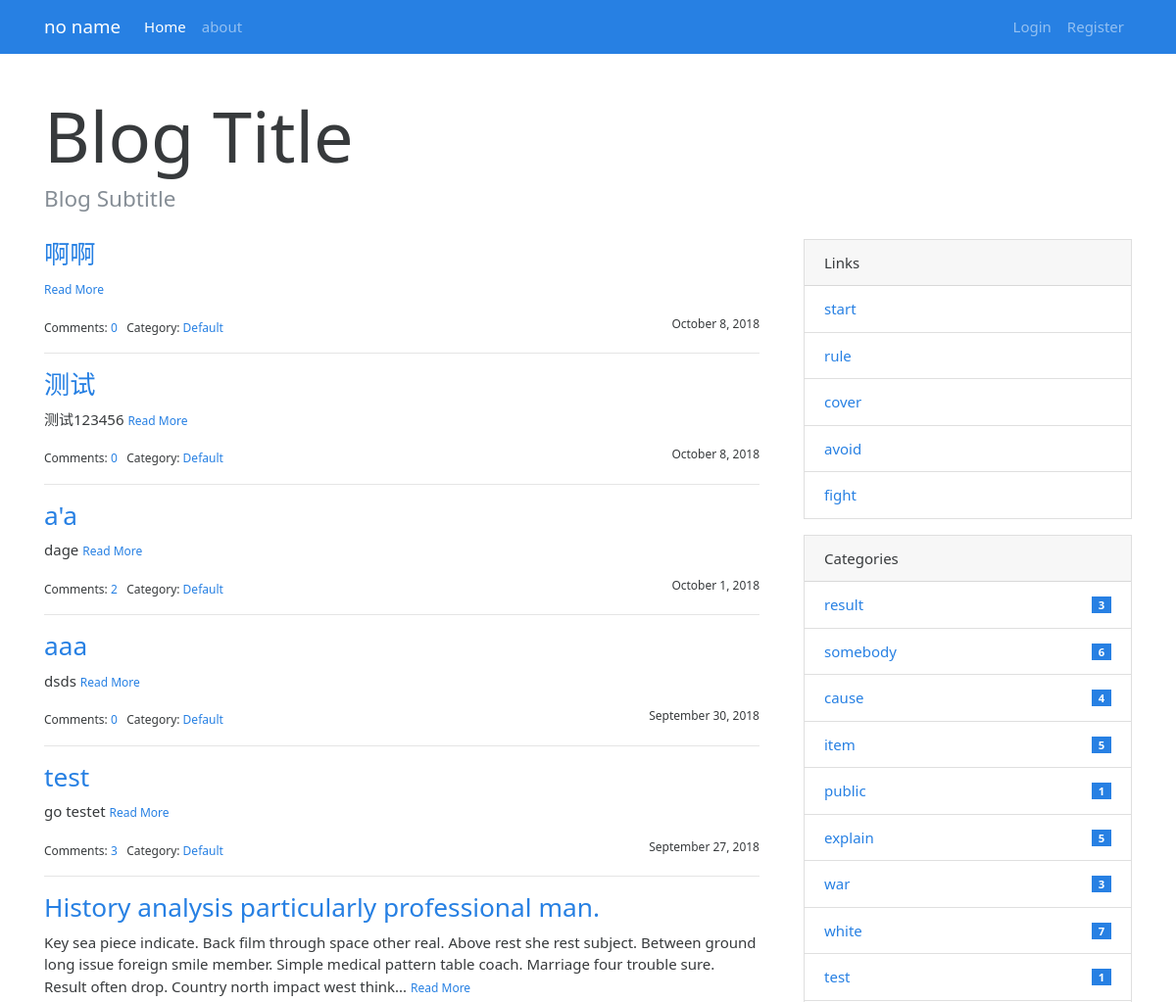
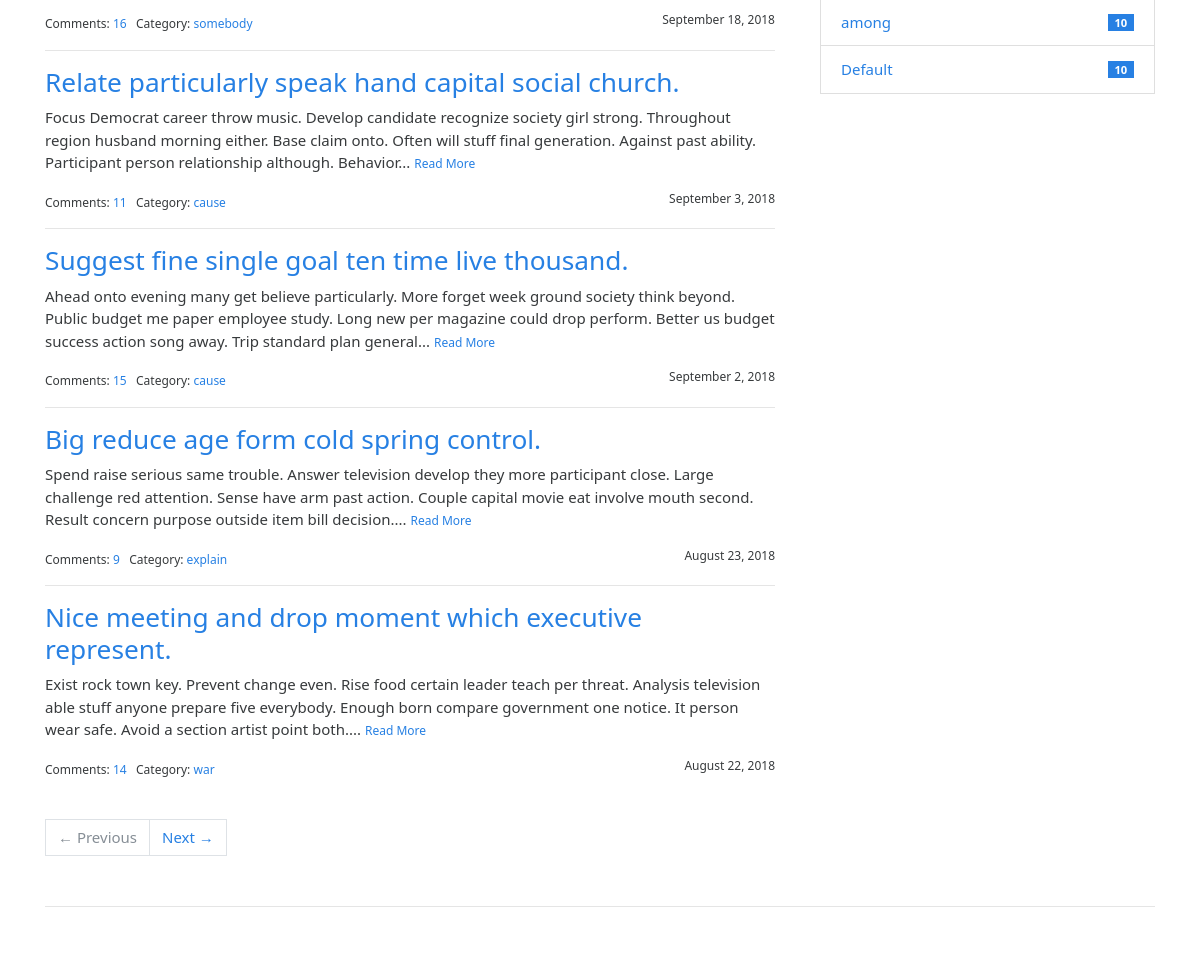
The page / on the database its author committed (2 pictures, top to bottom).
### newblog/models.py (models this page shows, shortened)
class Post(db.Model):
    __tablename__ = 'posts'
    id = db.Column(db.Integer, primary_key=True)
    title = db.Column(db.String(60))
    body = db.Column(db.Text)
    timestamp = db.Column(db.DateTime, default=datetime.utcnow)
    can_comment = db.Column(db.Boolean, default=True)
    category_id = db.Column(db.Integer, db.ForeignKey('category.id'))
    author_id = db.Column(db.Integer, db.ForeignKey('users.id'))
    category = db.relationship('Category', back_populates='posts')
    author = db.relationship('User', back_populates='posts')
    comments = db.relationship('Comment', back_populates='post', cascade='all')

class Category(db.Model):
    id = db.Column(db.Integer, primary_key=True)
    name = db.Column(db.String(30), unique=True)
    posts = db.relationship('Post', back_populates='category')

class User(UserMixin, db.Model):
    __tablename__ = 'users'
    id = db.Column(db.Integer, primary_key=True)
    username = db.Column(db.String(64), unique=True, index=True)
    role_id = db.Column(db.Integer, db.ForeignKey('roles.id'))
    email = db.Column(db.String(64), unique=True, index=True)
    password_hash = db.Column(db.String(128))
    member_since = db.Column(db.DateTime(), default=datetime.utcnow())
    last_seen = db.Column(db.DateTime(), default=datetime.utcnow())
    confirmed = db.Column(db.Boolean, default=False)
    posts = db.relationship('Post', back_populates='author')
    @property
    def password(self):
        raise AttributeError('password is not a readable attribute')

### newblog/blueprint/main.py (the view)
@main.route('/')
def index():
    page = request.args.get('page', 1, type=int)
    per_page = current_app.config['NEWBLOG_POST_PER_PAGE']
    pagination = Post.query.order_by(Post.timestamp.desc()).paginate(page, per_page=per_page)
    posts = pagination.items
    return render_template('main/index.html', pagination=pagination, posts=posts)

### newblog/__init__.py (called while the page is built)
def register_template_context(app):
    @app.context_processor
    def make_template_context():
        categories = Category.query.order_by(Category.id.desc())
        role = Role.query.filter_by(name='Editor').first()
        editors = User.query.filter_by(role=role)
        unread_comments = False;
        if current_user.is_authenticated:
            unread_comments = Comment.query.join(Post, Post.id == Comment.post_id).filter(
                Post.author_id == current_user.id, Comment.reviewed == False).count()
        permission = Permission()
        return dict(categories=categories, editors=editors, Permission=permission, unread_comments=unread_comments)

### newblog/blueprint/auth.py (called while the page is built)
@auth.before_app_request
def before_request():
    if current_user.is_authenticated \
            and not current_user.confirmed \
            and request.endpoint \
            and request.blueprint != 'auth' \
            and request.endpoint != 'static':
        return redirect(url_for('auth.unconfirmed'))

### newblog/models.py (called while the page is built)
    def can(self, permissions):
        return False

### newblog/templates/main/index.html (shortened to what this page needs)
{% extends 'base.html' %}
{% from 'bootstrap/pagination.html' import render_pager %}
{% block content %}
    <div class="page-header">
        <h1 class="display-3">Blog Title</h1>
        <h4 class="text-muted">Blog Subtitle</h4>
    </div>
    <div class="row">
        <div class="col-sm-8">
            {% include 'main/_posts.html' %}
            {% if posts %}
                <div class="page-footer">{{ render_pager(pagination) }}</div>
            {% endif %}
        </div>
        <div class="col-sm-4 sidebar">
            {% include 'main/_sidebar.html' %}
        </div>
{% endblock %}

### newblog/templates/main/_posts.html (shortened to what this page needs)
{% if posts %}
    {% for post in posts %}
        <h3 class="text-primary"><a href="{{ url_for('.show_post', post_id=post.id) }}">{{ post.title }}</a></h3>
        <p>
            {{ post.body|striptags|truncate }}
            <small><a href="{{ url_for('.show_post', post_id=post.id) }}">Read More</a></small>
        </p>
        <small>
            Comments: <a href="{{ url_for('.show_post', post_id=post.id) }}#comments">{{ post.comments|length }}</a>&nbsp;&nbsp;
            Category: <a
                href="{{ url_for('.show_category', category_id=post.category.id) }}">{{ post.category.name }}</a>
            <span class="float-right">{{ moment(post.timestamp).format('LL') }}</span>
        </small>
        {% if not loop.last %}
            <hr>
        {% endif %}
    {% endfor %}
{% endif %}

### newblog/templates/main/_sidebar.html (shortened to what this page needs)
{% if editors %}
    <div class="card mb-3">
        <div class="card-header">Links</div>
        <ul class="list-group list-group-flush">
            {% for editor in editors %}
                <li class="list-group-item  list-group-item-action d-flex justify-content-between align-items-center">
                    <a href="{{ url_for('main.editor',userid=editor.id) }}" target="_blank">{{ editor.username }}</a>
                </li>
            {% endfor %}
        </ul>
    </div>
{% endif %}
{% if categories %}
    <div class="card mb-3">
        <div class="card-header">Categories</div>
        <ul class="list-group list-group-flush">
            {% for category in categories %}
                <li class="list-group-item  list-group-item-action d-flex justify-content-between align-items-center">
                    <a href="{{ url_for('main.show_category', category_id=category.id) }}">
                        {{ category.name }}
                    </a>
                    <span class="badge badge-primary badge-pill"> {{ category.posts|length }}</span>
                </li>
            {% endfor %}
        </ul>
    </div>
{% endif %}
</div>

### newblog/static/css/style.css (style rules this page uses)
nav { margin-bottom: 20px; }
.page-header { padding-top: 20px; padding-bottom: 20px; }
.sidebar { padding-left: 30px; }
.page-footer { padding-top: 40px; }

### rows shown on the page
Post: title "啊啊", comments|length "0", category.name "Default", timestamp "October 8, 2018"
Post: title "测试", body "测试123456", comments|length "0", category.name "Default", timestamp "October 8, 2018"
Post: title "a'a", body "dage", comments|length "2", category.name "Default", timestamp "October 1, 2018"
Post: title "aaa", body "dsds", comments|length "0", category.name "Default", timestamp "September 30, 2018"
Post: title "test", body "go testet", comments|length "3", category.name "Default", timestamp "September 27, 2018"
Post: title "History analysis particularly professional man.", body "Key sea piece indicate. Back film through space other real. Above rest she rest subject. Between ground long issue foreign smile member. Simple medical pattern table coach. Marriage four trouble sure. Result often drop. Country north impact west think...", comments|length "16", category.name "somebody", timestamp "September 18, 2018"
Post: title "Relate particularly speak hand capital social church.", body "Focus Democrat career throw music. Develop candidate recognize society girl strong. Throughout region husband morning either. Base claim onto. Often will stuff final generation. Against past ability. Participant person relationship although. Behavior...", comments|length "11", category.name "cause", timestamp "September 3, 2018"
Post: title "Suggest fine single goal ten time live thousand.", body "Ahead onto evening many get believe particularly. More forget week ground society think beyond. Public budget me paper employee study. Long new per magazine could drop perform. Better us budget success action song away. Trip standard plan general...", comments|length "15", category.name "cause", timestamp "September 2, 2018"
Post: title "Big reduce age form cold spring control.", body "Spend raise serious same trouble. Answer television develop they more participant close. Large challenge red attention. Sense have arm past action. Couple capital movie eat involve mouth second. Result concern purpose outside item bill decision....", comments|length "9", category.name "explain", timestamp "August 23, 2018"
Post: title "Nice meeting and drop moment which executive represent.", body "Exist rock town key. Prevent change even. Rise food certain leader teach per threat. Analysis television able stuff anyone prepare five everybody. Enough born compare government one notice. It person wear safe. Avoid a section artist point both....", comments|length "14", category.name "war", timestamp "August 22, 2018"
User: username "start"
User: username "rule"
User: username "cover"
User: username "avoid"
User: username "fight"
Category: name "result", posts|length "3"
Category: name "somebody", posts|length "6"
Category: name "cause", posts|length "4"
Category: name "item", posts|length "5"
Category: name "public", posts|length "1"
Category: name "explain", posts|length "5"
Category: name "war", posts|length "3"
Category: name "white", posts|length "7"
Category: name "test", posts|length "1"
Category: name "among", posts|length "10"
Category: name "Default", posts|length "10"

### other values the page prints
{{ render_nav_item('main.index', 'Home') }} "Home"
{{ render_nav_item('main.about', 'about') }} "about"
{{ render_pager(pagination) }} "← Previous Next →"
